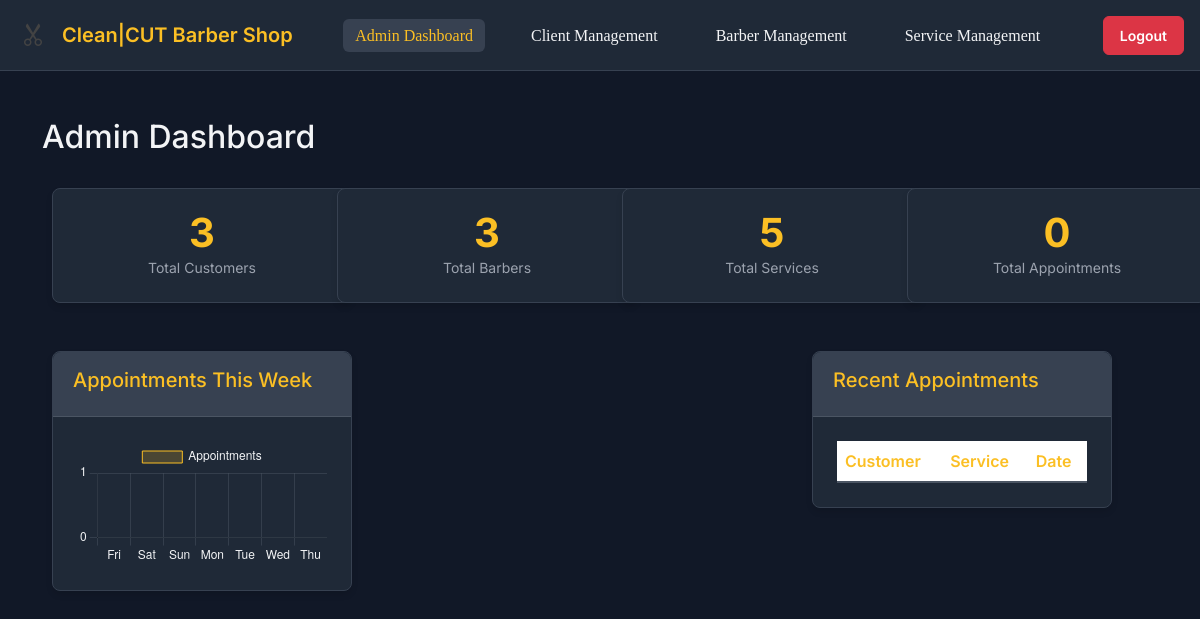
The page /admin-dashboard/ (signed in) on the database as committed earlier.
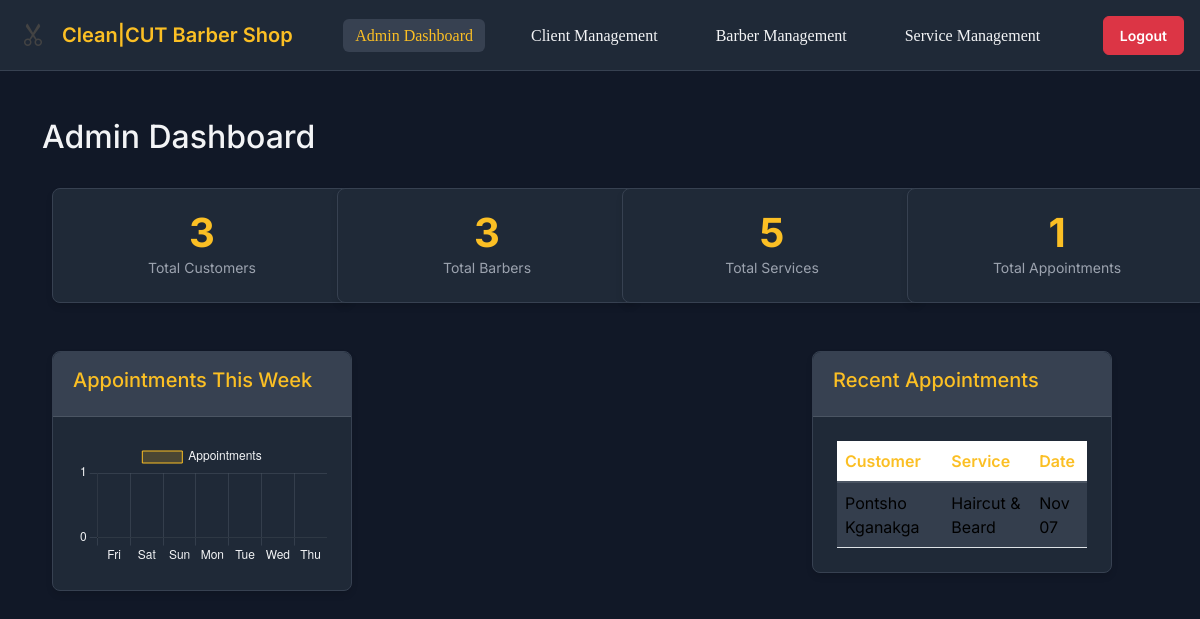
The same page on the database as committed later.
### barberapp/models.py (models this page shows, shortened)
class Client(models.Model):
    STATUS_CHOICES = [
        ('pending', 'Pending'),
        ('approved', 'Approved'),
        ('rejected', 'Rejected'),
    ]
    name = models.CharField(max_length=100)
    surname = models.CharField(max_length=100)
    haircut = models.CharField(max_length=100)
    amount_paid = models.DecimalField(max_digits=10, decimal_places=2)
    created_date = models.DateTimeField(default=datetime.now)
    appointment_date = models.DateTimeField()
    status = models.CharField(max_length=10, choices=STATUS_CHOICES, default='pending')

### barberapp/views.py (the view)
# urls.py: path('admin-dashboard/', views.admin_dashboard, name='admin_dashboard'),
@login_required
def admin_dashboard(request):
    total_customers = Customer.objects.count()
    total_barbers = Barber.objects.count()
    total_services = Service.objects.count()
    total_appointments = Client.objects.count()
    recent_appointments = Client.objects.select_related().order_by('-created_date')[:10]
    from django.db.models import Count
    from datetime import datetime, timedelta
    today = datetime.now().date()
    week_ago = today - timedelta(days=7)
    appointments_by_day = Client.objects.filter(
        created_date__date__gte=week_ago
    ).extra(
        select={'day': 'date(created_date)'}
    ).values('day').annotate(count=Count('id')).order_by('day')
    chart_data = []
    for i in range(7):
        day = week_ago + timedelta(days=i)
        count = next((item['count'] for item in appointments_by_day if str(item['day']) == str(day)), 0)
        chart_data.append({
            'date': day.strftime('%a'),
            'count': count
        })
    return render(request, 'admin_dashboard.html', {
        'total_customers': total_customers,
        'total_barbers': total_barbers,
        'total_services': total_services,
        'total_appointments': total_appointments,
        'recent_appointments': recent_appointments,
        'chart_data': chart_data
    })

### barberapp/templates/admin_dashboard.html (shortened to what the changed rows need)
{% extends 'base.html' %}
{% load static %}
{% block content %}
<div class="container mt-5">
    <div class="row">
        <div class="col-12">
            <div class="d-flex justify-content-between align-items-center mb-4">
                <h2>Admin Dashboard</h2>
            </div>
        </div>
    </div>
    <div class="row mb-4">
        <div class="col-md-3">
            <a href="{% url 'dashboard' %}" style="text-decoration: none; color: inherit;">
                <div class="card stats-card">
                    <div class="stats-number">{{ total_appointments }}</div>
                    <div class="stats-label">Total Appointments</div>
                </div>
            </a>
        </div>
    </div>
    <div class="row">
        <div class="col-md-4">
            <div class="card">
                <div class="section-content">
                    <div class="table-responsive">
                        <table class="table table-striped">
                            <thead>
                                <tr>
                                    <th>Customer</th>
                                    <th>Service</th>
                                    <th>Date</th>
                                </tr>
                            </thead>
                            <tbody>
                                {% for appointment in recent_appointments %}
                                <tr>
                                    <td>{{ appointment.name }} {{ appointment.surname }}</td>
                                    <td>{{ appointment.haircut }}</td>
                                    <td>{{ appointment.created_date|date:"M d" }}</td>
                                </tr>
                                {% endfor %}
                            </tbody>
                        </table>
                    </div>
                </div>
            </div>
        </div>
    </div>
</div>
<script>
document.addEventListener('DOMContentLoaded', function() {
    // Prepare chart data
    const chartData = {{ chart_data|safe }};
    const labels = chartData.map(item => item.date);
    const data = chartData.map(item => item.count);
    // Create chart
    const ctx = document.getElementById('appointmentsChart').getContext('2d');
    const appointmentsChart = new Chart(ctx, {
        type: 'bar',
        data: {
            labels: labels,
            datasets: [{
                label: 'Appointments',
                data: data,
                backgroundColor: 'rgba(251, 191, 36, 0.2)', // Amber color
                borderColor: 'rgba(251, 191, 36, 1)', // Amber color
                borderWidth: 1
            }]
        },
        options: {
            scales: {
                y: {
                    beginAtZero: true,
                    ticks: {
                        stepSize: 1,
                        color: '#f3f4f6' // Light text
                    },
                    grid: {
                        color: 'rgba(75, 85, 99, 0.5)' // Dark grid
                    }
                },
                x: {
                    ticks: {
                        color: '#f3f4f6' // Light text
                    },
                    grid: {
                        color: 'rgba(75, 85, 99, 0.5)' // Dark grid
                    }
                }
            },
            plugins: {
                legend: {
                    labels: {
                        color: '#f3f4f6' // Light text
                    }
                }
            }
        }
    });
});
</script>
{% endblock %}

Rows that differ between the two databases and show on the page:
added Client: name "Pontsho", surname "Kganakga", haircut "Haircut & Beard", created_date "Nov 07"
Other text that changed with them:
{{ total_appointments }}: "0" → "1"
